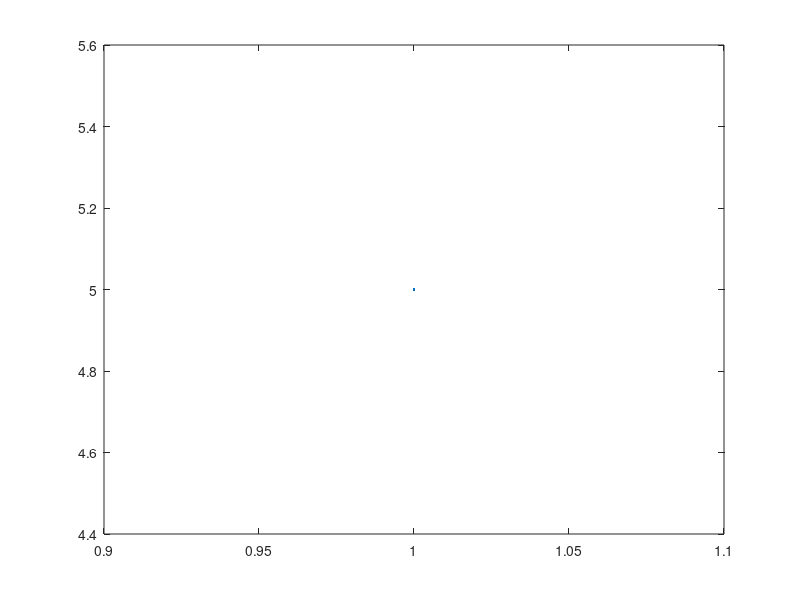

This chart was generated by the following MATLAB code: (Note: this script raises an error after producing the figure.)
close all; clc

plot(input)
hold on
plot(output, '--')
title("Emulated Waveforms")
legend(["Input", "Output"])
xlabel("time (ms)")